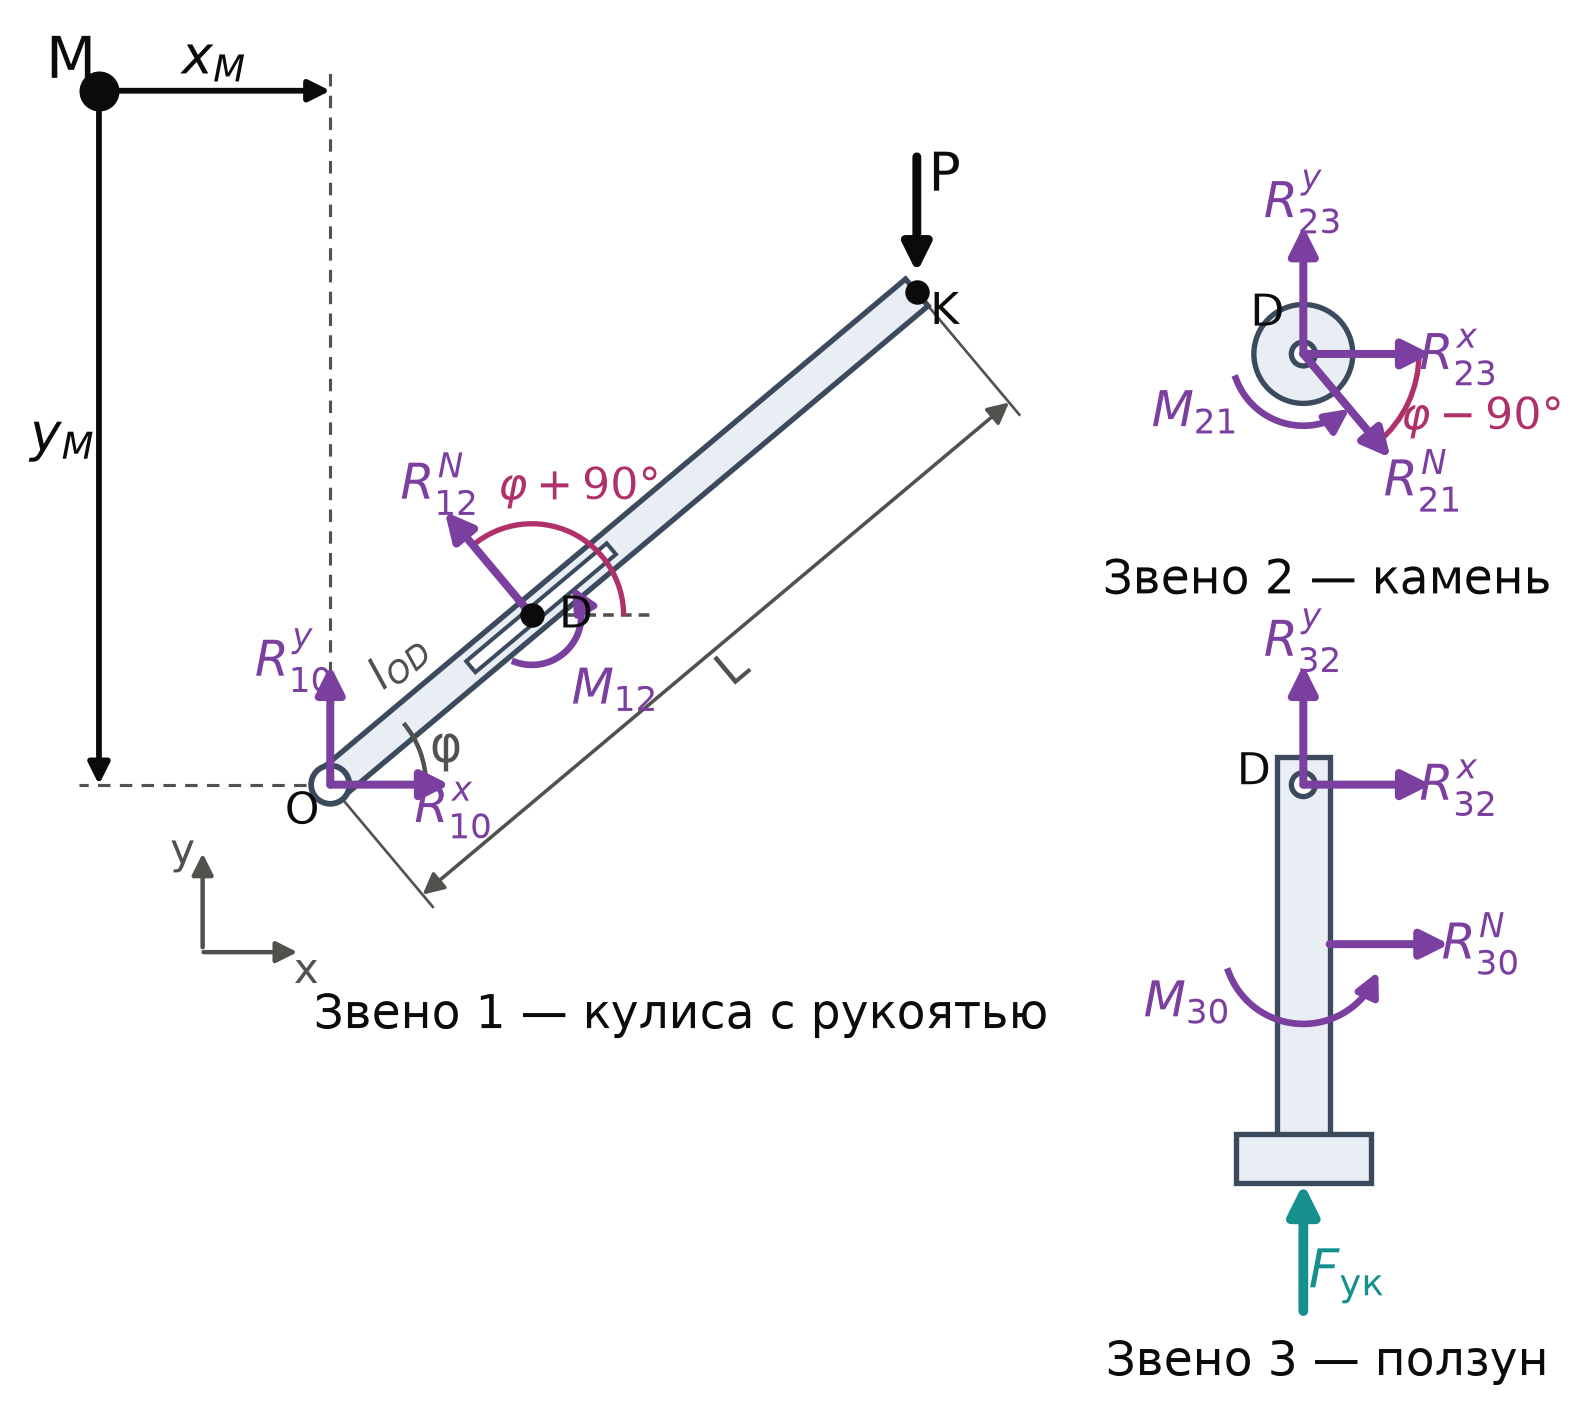

This chart was generated by the following Python code:
# -*- coding: utf-8 -*-
"""Рис. 7 — расчётные схемы звеньев (силы и реакции), схема без масштаба; камень — ролик на пальце D."""
import os
import numpy as np, matplotlib
matplotlib.use("Agg")
import matplotlib.pyplot as plt
from matplotlib.patches import FancyArrowPatch, Rectangle, Circle, Arc, Polygon
from matplotlib.transforms import Affine2D
from math import radians, cos, sin

plt.rcParams.update({"font.family": "DejaVu Sans", "mathtext.fontset": "dejavusans", "font.size": 10})
INK, INK2 = "#0b0b0b", "#52514e"
REACT, ACT, CRIMP = "#7b3fa0", "#0b0b0b", "#16908c"
BODY, BODY_E = "#e9eef5", "#3b4a5c"

fig, ax = plt.subplots(figsize=(8.4, 5.6), dpi=320)
ax.set_aspect("equal"); ax.axis("off")

def arrow(p0, p1, color, lw=1.8, ms=13, z=6):
    ax.add_patch(FancyArrowPatch(p0, p1, arrowstyle="-|>", mutation_scale=ms, color=color, lw=lw, zorder=z,
                                 shrinkA=0, shrinkB=0))
def label(xy, s, color, ha="center", va="center", fs=11):
    ax.text(xy[0], xy[1], s, color=color, ha=ha, va=va, fontsize=fs, zorder=9)
def moment(c, r, a0, a1, color, txt, txy, ccw=True):
    """дуговая стрелка момента"""
    th = np.radians(np.linspace(a0, a1, 40))
    xs, ys = c[0] + r*np.cos(th), c[1] + r*np.sin(th)
    ax.plot(xs[:-3], ys[:-3], color=color, lw=1.5, zorder=6)
    arrow((xs[-4], ys[-4]), (xs[-1], ys[-1]), color, lw=1.5, ms=11)
    label(txy, txt, color)

phi = radians(40.0)
u = np.array([cos(phi), sin(phi)]); n = np.array([-sin(phi), cos(phi)])

# ---------------- Звено 1: кулиса с рукоятью
O = np.array([0.0, 0.0]); lOD, LK = 3.3, 9.6
D1 = O + lOD*u; K = O + LK*u
w = 0.22
bar = Polygon([O + w*n, K + w*n, K - w*n, O - w*n], closed=True, fc=BODY, ec=BODY_E, lw=1.2, zorder=3)
ax.add_patch(bar)
# паз
s0, s1 = O + 2.3*u, O + 4.6*u
ax.add_patch(Polygon([s0 + 0.09*n, s1 + 0.09*n, s1 - 0.09*n, s0 - 0.09*n], closed=True, fc="white", ec=BODY_E, lw=0.9, zorder=4))
ax.add_patch(Circle(O, 0.24, fc="white", ec=BODY_E, lw=1.3, zorder=5))
ax.plot(*D1, "o", ms=4.5, color=INK, zorder=7); label(D1 + 0.42*u - 0.36*n, "D", INK, fs=10)
label(O + np.array([-0.35, -0.35]), "O", INK, fs=10)
ax.plot(*K, "o", ms=4.5, color=INK, zorder=7); label(K + np.array([0.35, -0.25]), "K", INK, fs=10)
# оси
ax.annotate("", xy=(-1.6, -0.75), xytext=(-1.6, -2.15), arrowprops=dict(arrowstyle="-|>", color=INK2, lw=1.0))
ax.annotate("", xy=(-0.3, -2.1), xytext=(-1.7, -2.1), arrowprops=dict(arrowstyle="-|>", color=INK2, lw=1.0))
label((-1.85, -0.85), "y", INK2, fs=9.5); label((-0.3, -2.35), "x", INK2, fs=9.5)
# угол φ
ax.add_patch(Arc(O, 2.4, 2.4, theta1=0, theta2=40, color=INK2, lw=1.0, zorder=4))
label((1.45, 0.45), "φ", INK2, fs=11)
# реакции в O
arrow(O, O + np.array([1.5, 0]) - np.array([0, 0.0]), REACT)
label(O + np.array([1.55, -0.33]), r"$R_{10}^{x}$", REACT)
arrow(O, O + np.array([0, 1.5]), REACT)
label(O + np.array([-0.45, 1.55]), r"$R_{10}^{y}$", REACT)
# реакция камня на кулису
arrow(D1, D1 + 1.7*n, REACT)
label(D1 + 1.95*n + np.array([0.1, 0.15]), r"$R_{12}^{N}$", REACT)
moment(D1, 0.62, 250, 395, REACT, r"$M_{12}$", D1 + np.array([1.05, -0.95]))
# угол направления R12N от горизонтали: φ + 90° (как на листике)
ax.plot([D1[0], D1[0] + 1.5], [D1[1], D1[1]], color=INK2, lw=0.8, ls=(0, (3, 2)), zorder=2)
ax.add_patch(Arc(D1, 2.3, 2.3, theta1=0, theta2=130, color="#b0306a", lw=1.2, zorder=5))
label(D1 + np.array([0.6, 1.6]), r"$\varphi + 90°$", "#b0306a", fs=10)
# сила руки
arrow(K + np.array([0, 1.7]), K + np.array([0, 0.25]), ACT, lw=2.0)
label(K + np.array([0.35, 1.45]), "P", ACT, fs=12)
# размеры вдоль кулисы
off = -1.8*n
pa, pb = O + off, K + off
ax.annotate("", xy=pb, xytext=pa, arrowprops=dict(arrowstyle="<|-|>", color=INK2, lw=0.8, shrinkA=0, shrinkB=0))
for p_ in (O, K):
    ax.plot([p_[0] - 0.25*n[0], p_[0] + off[0] - 0.2*n[0]], [p_[1] - 0.25*n[1], p_[1] + off[1] - 0.2*n[1]], color=INK2, lw=0.6)
mid = (pa + pb)/2 - 0.35*n
ax.text(mid[0], mid[1], "L", color=INK2, fontsize=10.5, rotation=40, ha="center", va="center")
mid2 = O + 0.5*lOD*u + 0.62*n
ax.text(mid2[0], mid2[1], r"$l_{OD}$", color=INK2, fontsize=10, rotation=40, ha="center", va="center")
label((4.4, -2.9), "Звено 1 — кулиса с рукоятью", INK, fs=10.5)

# ---------------- точка приведения моментов M
Mp = np.array([-2.9, 8.7])
ax.plot(*Mp, "o", ms=8, color=INK, zorder=9)
label(Mp + np.array([-0.35, 0.35]), "M", INK, fs=13)
# выносные линии от O
ax.plot([0, 0], [0.3, Mp[1] + 0.25], color=INK2, lw=0.7, ls=(0, (4, 3)), zorder=1)
ax.plot([-0.3, Mp[0] - 0.25], [0, 0], color=INK2, lw=0.7, ls=(0, (4, 3)), zorder=1)
# оси от M: вправо (x_M) и вниз (y_M)
ax.annotate("", xy=(0, Mp[1]), xytext=tuple(Mp), arrowprops=dict(arrowstyle="-|>", color=INK, lw=1.3, shrinkA=4, shrinkB=0))
ax.annotate("", xy=(Mp[0], 0), xytext=tuple(Mp), arrowprops=dict(arrowstyle="-|>", color=INK, lw=1.3, shrinkA=4, shrinkB=0))
label(((Mp[0] + 0) / 2, Mp[1] + 0.38), r"$x_{M}$", INK, fs=12)
label((Mp[0] - 0.45, Mp[1] / 2), r"$y_{M}$", INK, fs=12)


# ---------------- Звено 2: камень
D2 = np.array([12.2, 5.4])
ax.add_patch(Circle(D2, 0.62, fc=BODY, ec=BODY_E, lw=1.2, zorder=3))                                # ролик
ax.add_patch(Circle(D2, 0.15, fc="white", ec=BODY_E, lw=1.2, zorder=5)); label(D2 + np.array([-0.45, 0.5]), "D", INK, fs=10)
arrow(D2, D2 - 1.7*n, REACT)
label(D2 - 1.95*n + np.array([0.25, -0.1]), r"$R_{21}^{N}$", REACT)
arrow(D2, D2 + np.array([1.6, 0]), REACT); label(D2 + np.array([1.95, -0.05]), r"$R_{23}^{x}$", REACT)
arrow(D2, D2 + np.array([0, 1.6]), REACT); label(D2 + np.array([0.0, 1.9]), r"$R_{23}^{y}$", REACT)
moment(D2, 0.9, 200, 310, REACT, r"$M_{21}$", D2 + np.array([-1.35, -0.75]))
# угол направления R21N от горизонтали: φ − 90°
ax.add_patch(Arc(D2, 2.9, 2.9, theta1=-50, theta2=0, color="#b0306a", lw=1.2, zorder=5))
label(D2 + np.array([2.25, -0.8]), r"$\varphi - 90°$", "#b0306a", fs=10)
label((D2[0] + 0.3, 2.55), "Звено 2 — камень", INK, fs=10.5)

# ---------------- Звено 3: ползун
D3 = np.array([12.2, 0.0])
ax.add_patch(Rectangle((D3[0] - 0.33, -4.4), 0.66, 4.75, fc=BODY, ec=BODY_E, lw=1.2, zorder=3))       # шток
ax.add_patch(Rectangle((D3[0] - 0.85, -5.0), 1.7, 0.62, fc=BODY, ec=BODY_E, lw=1.2, zorder=3))        # головка
ax.add_patch(Circle(D3, 0.15, fc="white", ec=BODY_E, lw=1.2, zorder=5)); label(D3 + np.array([-0.62, 0.15]), "D", INK, fs=10)
arrow(D3, D3 + np.array([1.6, 0]), REACT); label(D3 + np.array([1.95, -0.05]), r"$R_{32}^{x}$", REACT)
arrow(D3, D3 + np.array([0, 1.5]), REACT); label(D3 + np.array([0.0, 1.8]), r"$R_{32}^{y}$", REACT)
G = np.array([D3[0] + 0.33, -2.0])
arrow(G, G + np.array([1.5, 0]), REACT); label(G + np.array([1.9, 0.0]), r"$R_{30}^{N}$", REACT)
moment(np.array([D3[0], -2.0]), 1.0, 200, 340, REACT, r"$M_{30}$", np.array([D3[0] - 1.45, -2.75]))
arrow(np.array([D3[0], -6.6]), np.array([D3[0], -5.0]), CRIMP, lw=2.2, ms=14)
label(np.array([D3[0] + 0.55, -6.15]), r"$F_{\mathrm{ук}}$", CRIMP, fs=12)
label((D3[0] + 0.3, -7.25), "Звено 3 — ползун", INK, fs=10.5)

ax.set_xlim(-3.9, 15.4); ax.set_ylim(-7.7, 9.6)
fig.savefig(os.path.join(os.path.dirname(os.path.abspath(__file__)), "fig7_fbd_r.png"), facecolor="white", bbox_inches="tight", pad_inches=0.06)
print("ok")
